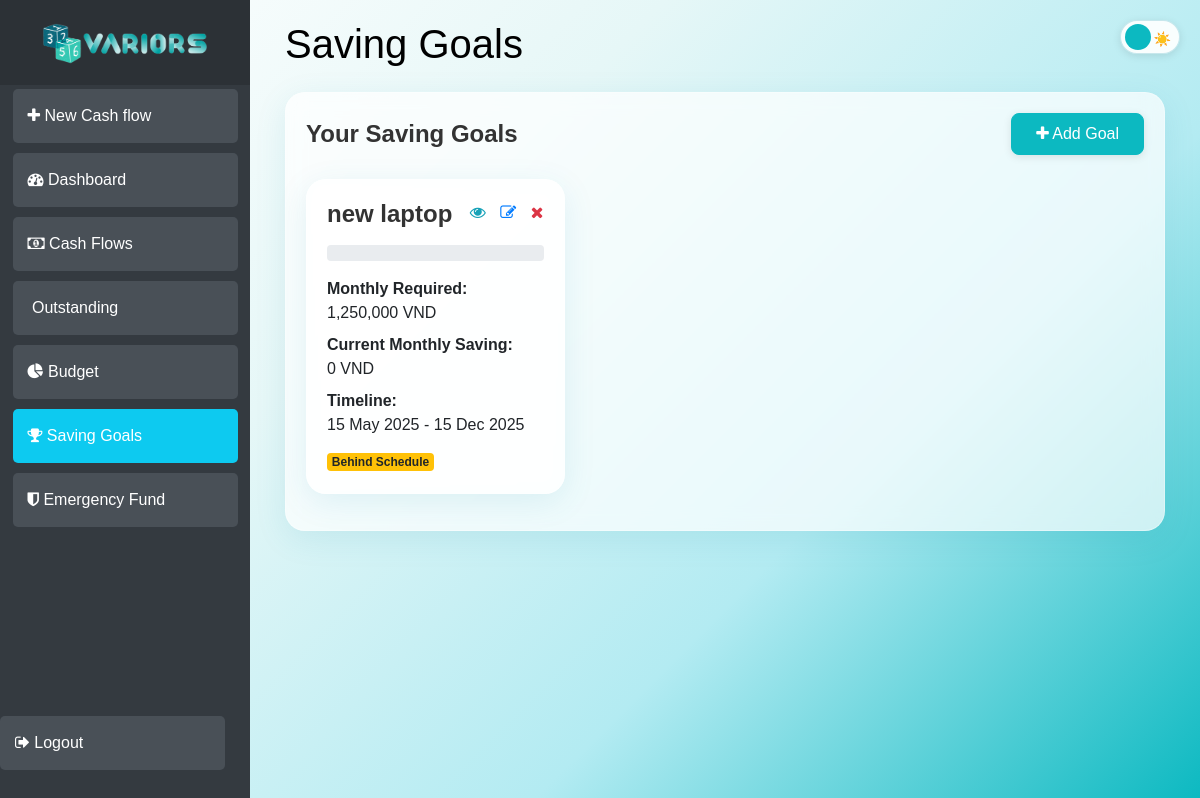
/saving-goals (signed in), run on the app's committed database.
### app/models.py (models this page shows)
class SavingGoal(db.Model):
    id = db.Column(db.Integer, primary_key=True)
    user_id = db.Column(db.Integer, db.ForeignKey('user.id'))
    name = db.Column(db.String(150))
    total_amount = db.Column(db.Float)
    start_date = db.Column(db.Date)
    target_date = db.Column(db.Date)
    past_savings = db.Column(db.Float, default=0)
    created_at = db.Column(db.DateTime(timezone=True), default=func.now())
    def calculate_monthly_saving(self):
        if not self.start_date or not self.target_date or self.target_date < self.start_date:
            return 0
        total_months = (self.target_date.year - self.start_date.year) * 12 + \
                       self.target_date.month - self.start_date.month + 1
        if total_months <= 0:
             total_months = 1
        return (self.total_amount - self.past_savings) / total_months
    def calculate_progress(self, current_savings):
        if self.total_amount == 0:
            return 0
        return (current_savings / self.total_amount) * 100
    def is_on_track(self, current_monthly_saving):
        required = self.calculate_monthly_saving()
        return current_monthly_saving >= required
    def get_saving_gap(self, current_monthly_saving):
        required = self.calculate_monthly_saving()
        return required - current_monthly_saving

### app/views.py (the view)
@views.route('/saving-goals')
@login_required
def saving_goals_page():
    user_saving_goals = SavingGoal.query.filter_by(user_id=current_user.id).all()
    goals_data = []
    for goal in user_saving_goals:
        savings_cashflows = Cashflow.query.filter(
            Cashflow.user_id == current_user.id,
            Cashflow.kind == 'Savings',
            Cashflow.category == goal.name,  # Only count savings for this specific goal
            Cashflow.date >= goal.start_date,
            Cashflow.date <= goal.target_date
        ).all()
        current_savings = sum(float(cf.amount) for cf in savings_cashflows)
        if goal.start_date.year == datetime.now().year and goal.start_date.month == datetime.now().month:
            current_monthly_saving = current_savings
        else:
            months_active = ((datetime.now().year - goal.start_date.year) * 12 +
                           datetime.now().month - goal.start_date.month)
            current_monthly_saving = current_savings / max(1, months_active)
        progress = goal.calculate_progress(current_savings)
        goals_data.append({
            'id': goal.id,
            'name': goal.name,
            'total_amount': goal.total_amount,
            'current_savings': current_savings,
            'monthly_required': goal.calculate_monthly_saving(),
            'current_monthly_saving': current_monthly_saving,
            'progress': progress,
            'on_track': goal.is_on_track(current_monthly_saving),
            'start_date': goal.start_date,
            'target_date': goal.target_date,
            'saving_gap': goal.get_saving_gap(current_monthly_saving)
        })
    alerts = []
    return render_template(
        'saving_goals.html',
        user=current_user,
        goals_data=goals_data,
        alerts=alerts,  # Pass alerts to the template
        datetime=datetime
    )

### app/__init__.py (called while the page is built)
def create_app():
    app = Flask(__name__)
    app.config['SECRET_KEY'] = 'VaRriors'
    app.config['SQLALCHEMY_DATABASE_URI'] = f'sqlite:///{DB_NAME}'
    db.init_app(app)
    migrate.init_app(app, db)  # ✅ hook migrate to app and db
    from .views import views
    from .auth import auth
    app.register_blueprint(views, url_prefix='/')
    app.register_blueprint(auth, url_prefix='/')
    from .models import User, Cashflow
    __all__ = ['User', 'Cashflow']
    with app.app_context():
        db.create_all()
    login_manager = LoginManager()
    login_manager.login_view = 'auth.login'
    login_manager.init_app(app)
    @login_manager.user_loader
    def load_user(id):
        return User.query.get(int(id))
    return app

### app/templates/saving_goals.html (shortened to what this page needs)
{% extends "base.html" %}
{% block content %}
<div class="container-fluid">
    <h1 class="mb-4 theme-dependent-title">Saving Goals</h1>
    <div class="row mb-4">
        <div class="col-12">
            <div class="card">
                <div class="card-body">
                    <div class="d-flex justify-content-between align-items-center mb-4">
                        <h5 class="card-title mb-0">Your Saving Goals</h5>
                        <button class="btn btn-primary" data-toggle="modal" data-target="#newSavingGoalModal">
                            <i class="fa fa-plus"></i> Add Goal
                        </button>
                    </div>
                    {% if goals_data %}
                    <div class="row">
                        {% for goal in goals_data %}
                        <div class="col-md-4 mb-3">
                            <div class="card h-100">
                                <div class="card-body">
                                    <div class="d-flex justify-content-between align-items-start mb-3">
                                        <h6 class="card-title mb-0">{{ goal.name }}</h6>
                                        <div>
                                            <button class="btn btn-link text-info p-0 mr-2"
                                                onclick="viewDetails({{ goal.id }}, '{{ goal.name }}', {{ goal.total_amount|int }}, {{ goal.current_savings|int }}, {{ goal.monthly_required|int }}, {{ goal.current_monthly_saving|int }}, '{{ goal.target_date.strftime('%Y-%m-%d') }}')"
                                                title="View Details">
                                                <i class="fa fa-eye"></i>
                                            </button>
                                            <button class="btn btn-link text-primary p-0 mr-2"
                                                onclick="editGoal({{ goal.id }}, '{{ goal.name }}', {{ goal.total_amount|int }}, '{{ goal.start_date.strftime('%Y-%m-%d') }}', '{{ goal.target_date.strftime('%Y-%m-%d') }}')"
                                                title="Edit Goal">
                                                <i class="fa fa-edit"></i>
                                            </button>
                                            <button class="btn btn-link text-danger p-0"
                                                onclick="deleteGoal({{ goal.id }})" title="Delete Goal">
                                                <i class="fa fa-times"></i>
                                            </button>
                                        </div>
                                    </div>
                                    <div class="progress mb-3">
                                        {% set monthly_progress = (goal.current_monthly_saving / goal.monthly_required *
                                        100) if goal.monthly_required > 0 else 0 %}
                                        {% set progress_width = monthly_progress if monthly_progress <= 100 else 100 %}
                                </div>
                                <div class="goal-details">
                                    <p class="mb-2">
                                        <strong>Monthly Required:</strong><br>
                                        {{ "{:,.0f}".format(goal.monthly_required) }} VND
                                    </p>
                                    <p class="mb-2">
                                        <strong>Current Monthly Saving:</strong><br>
                                        {{ "{:,.0f}".format(goal.current_monthly_saving) }} VND
                                    </p>
                                    <p class="mb-2">
                                        <strong>Timeline:</strong><br>
                                        {{ goal.start_date.strftime('%d %b %Y') }} - {{ goal.target_date.strftime('%d %b
                                        %Y') }}
                                    </p>
                                </div>
                                <div class="mt-3">
                                    {% if goal.on_track %}
                                    <span class="badge badge-success">On Track</span>
                                    {% else %}
                                    <span class="badge badge-warning">Behind Schedule</span>
                                    {% endif %}
                                </div>
                            </div>
                        </div>
                    </div>
                    {% endfor %}
                </div>
                {% else %}
                <p class="text-muted">No saving goals yet. Click "Add Goal" to create one.</p>
                {% endif %}
            </div>
        </div>
    </div>
</div>
</div>
{% endblock %}

### app/static/styles.css (style rules this page uses)
:root { --light-gradient: linear-gradient(135deg, #ffffff, #e6f7f7, #b3ebf2, #0cb9c1); --light-card-bg: rgba(255, 255, 255, 0.9); --light-text: #333; --light-label: #555; --light-border: rgba(0, 141, 165, 0.2); --light-button: #0cb9c1; --light-button-hover: #0bacce; --light-link: #0dcaf0; --light-link-hover: #0bacce; --light-shadow: rgba(0, 0, 0, 0.1); --light-glow: rgba(13, 202, 240, 0.2); --dark-gradient: linear-gradient(135deg, #001e29, #004d5b, #198c9b, #86d2de); --dark-card-bg: rgba(255, 255, 255, 0.9); --dark-text: #004d5b; --dark-label: #006d7c; --dark-border: rgba(0, 141, 165, 0.2); --dark-button: #00889c; --dark-button-hover: #006d7c; --dark-link: #00889c; --dark-link-hover: #00d7ff; --dark-shadow: rgba(0, 215, 255, 0.15); --dark-glow: rgba(0, 255, 255, 0.4); }
body { margin: 0; min-height: 100vh; background: var(--light-gradient); background-attachment: fixed; background-size: cover; font-family: "Montserrat", sans-serif; transition: background-color 0.3s ease, color 0.3s ease; }
.login-title, .card-title { color: var(--light-text); font-weight: 600; margin-bottom: 16px; font-size: 1.5rem; transition: color 0.3s ease; }
.btn-primary { background-color: var(--light-button); border-color: var(--light-button); padding: 8px 24px; border-radius: 8px; font-weight: 500; transition: all 0.3s ease; box-shadow: 0 2px 8px rgba(0, 0, 0, 0.1); }
.mt-3 { margin-top: 0.75rem !important; }
.card-body { padding: 20px; }
.card { border-radius: 20px; background: rgba(255, 255, 255, 0.7); backdrop-filter: blur(10px); border: 1px solid rgba(255, 255, 255, 0.3); transition: all 0.3s ease; box-shadow: 0 8px 32px rgba(0, 141, 165, 0.1); }
h1 { color: var(--light-text); transition: color 0.3s ease; }
body:not(.modal-open) { padding-right: 0 !important; }
.theme-dependent-title { color: black; }

### data on the page
SavingGoal: name "new laptop", monthly_required "1,250,000", current_monthly_saving "0", start_date "15 May 2025", target_date "15 Dec 2025"
